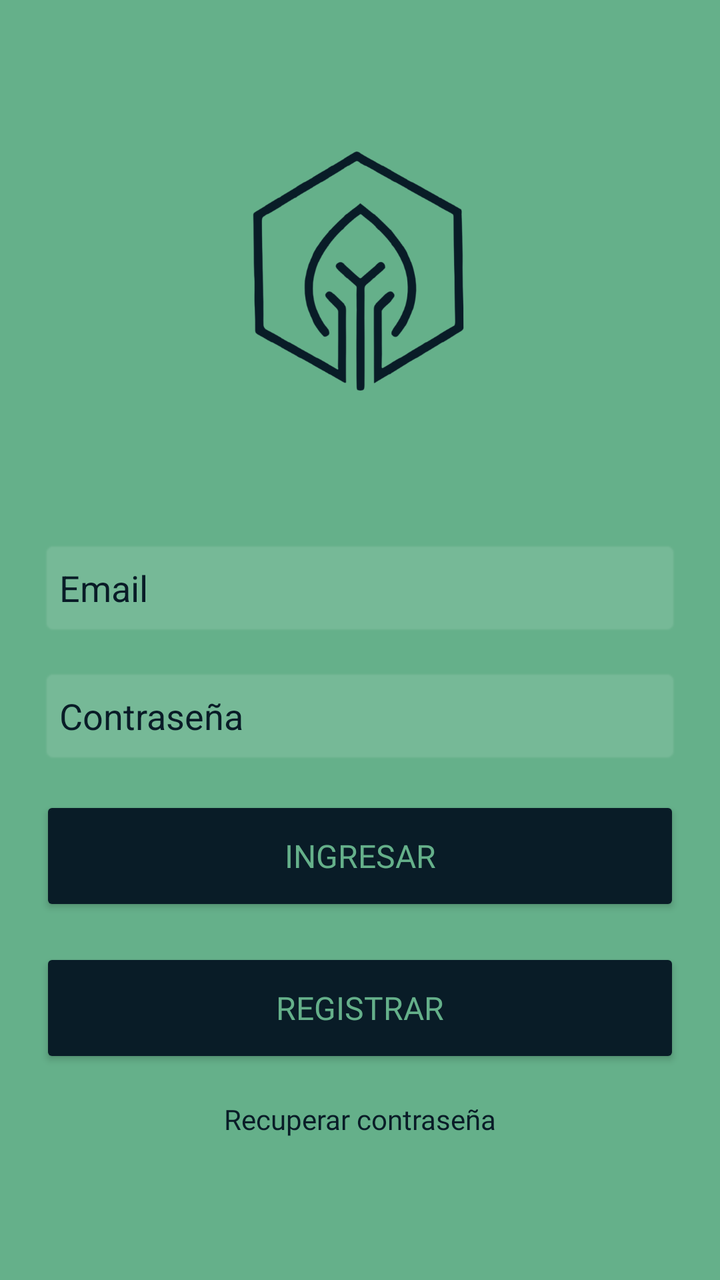
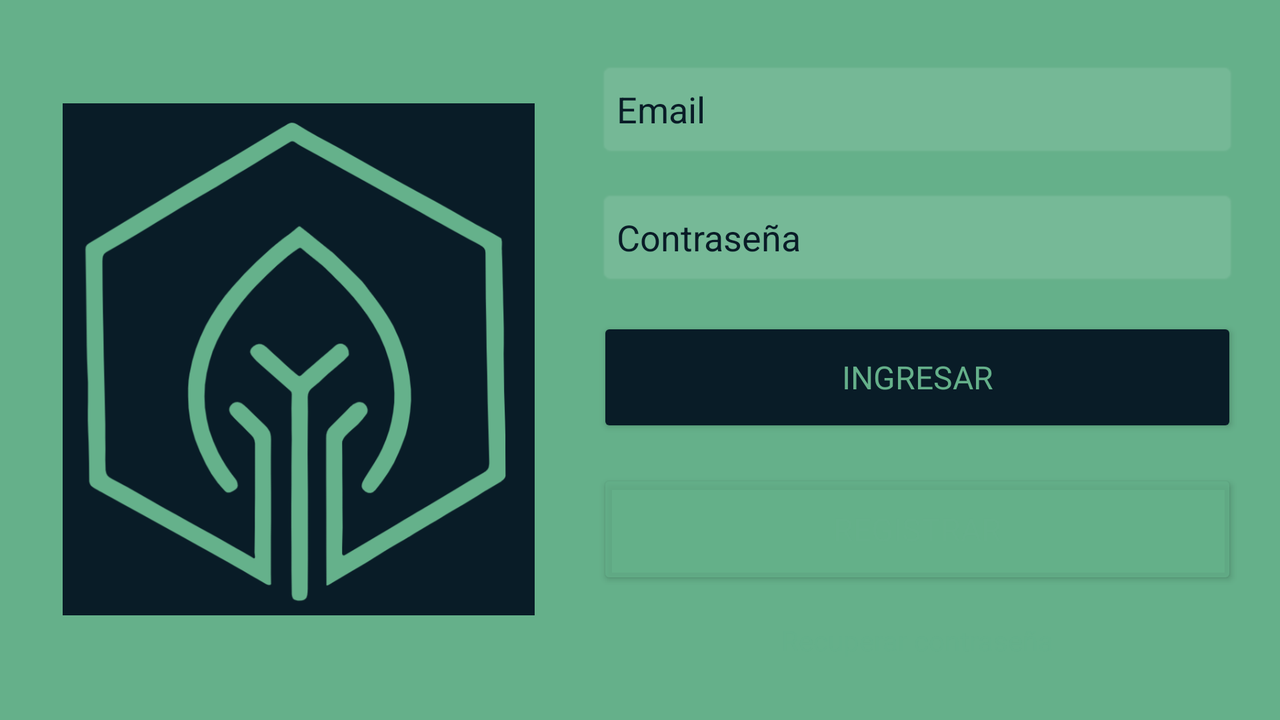

Two renders of one Android screen. The first uses the default layout on a phone; the second uses the alternative layout the repository ships for a different screen configuration, on a matching device. The two XML files are below.
<!-- AndroidManifest.xml: application theme Theme.VitaPlant -->
<!-- res/layout/activity_login.xml -->
<?xml version="1.0" encoding="utf-8"?>
<androidx.constraintlayout.widget.ConstraintLayout xmlns:android="http://schemas.android.com/apk/res/android"
    xmlns:app="http://schemas.android.com/apk/res-auto"
    xmlns:tools="http://schemas.android.com/tools"
    android:id="@+id/container"
    android:layout_width="match_parent"
    android:layout_height="match_parent"
    android:background="@color/backcolor"
    android:gravity="center"
    android:orientation="vertical"
    android:padding="@dimen/activity_vertical_margin">


    <ImageView
        android:id="@+id/logo"
        android:layout_width="128dp"
        android:layout_height="128dp"
        android:contentDescription="@string/logo_des"
        app:layout_constraintBottom_toTopOf="@+id/formContainer"
        app:layout_constraintEnd_toEndOf="parent"
        app:layout_constraintStart_toStartOf="parent"
        app:layout_constraintTop_toTopOf="parent"
        app:srcCompat="@drawable/logovitaplant_noback"
        app:tint="@color/accentcolor" />

    <LinearLayout
        android:id="@+id/formContainer"
        android:layout_width="0dp"
        android:layout_height="wrap_content"
        android:gravity="center"
        android:orientation="vertical"
        app:layout_constraintBottom_toBottomOf="parent"
        app:layout_constraintEnd_toEndOf="parent"
        app:layout_constraintStart_toStartOf="parent"
        app:layout_constraintTop_toBottomOf="@+id/logo">

        <EditText
            android:id="@+id/username"
            android:layout_width="320dp"
            android:layout_height="48dp"
            android:autofillHints="username"
            android:background="@android:drawable/editbox_background_normal"
            android:backgroundTint="#1CFFFFFF"
            android:hint="@string/prompt_email"
            android:inputType="text|textEmailAddress|textAutoComplete"
            android:selectAllOnFocus="true"
            android:textColor="@color/accentcolor"
            android:textColorHint="@color/accentcolor" />

        <EditText
            android:id="@+id/password"
            android:layout_width="320dp"
            android:layout_height="48dp"
            android:layout_marginTop="16dp"
            android:autofillHints="password"
            android:background="@android:drawable/editbox_background_normal"
            android:backgroundTint="#1CFFFFFF"
            android:hint="@string/prompt_password"
            android:imeActionLabel="@string/action_sign_in_short"
            android:imeOptions="actionDone"
            android:inputType="textPassword"
            android:selectAllOnFocus="true"
            android:textColor="@color/accentcolor"
            android:textColorHint="@color/accentcolor" />

        <Button
            android:id="@+id/btn_login"
            android:layout_width="320dp"
            android:layout_height="60dp"
            android:layout_marginTop="16dp"
            android:backgroundTint="@color/accentcolor"
            android:enabled="true"
            android:fontFamily="@font/adlam_display"
            android:text="@string/action_sign_in"
            android:textColor="@color/backcolor"
            android:textSize="16sp" />

        <Button
            android:id="@+id/btn_register"
            android:layout_width="320dp"
            android:layout_height="60dp"
            android:layout_marginTop="16dp"
            android:backgroundTint="@color/accentcolor"
            android:fontFamily="@font/adlam_display"
            android:text="@string/register"
            android:textColor="@color/backcolor"
            android:textSize="16sp" />

        nn<TextView
            android:id="@+id/textView2"
            android:layout_width="match_parent"
            android:layout_height="wrap_content"
            android:layout_marginTop="16dp"
            android:fontFamily="@font/adlam_display"
            android:text="@string/rec_pass"
            android:textAlignment="center"
            android:textColor="@color/accentcolor"
            android:textSize="14sp" />
    </LinearLayout>

</androidx.constraintlayout.widget.ConstraintLayout>
<!-- resources referenced by this layout -->
<resources>
  <color name="accentcolor">#091C27</color>
  <color name="backcolor">#65B08A</color>
  <!-- drawable logovitaplant_noback: png bitmap (drawable, 117834 bytes) -->
  <string name="action_sign_in">Ingresar</string>
  <string name="action_sign_in_short">Sign in</string>
  <string name="logo_des">Logo</string>
  <string name="prompt_email">Email</string>
  <string name="prompt_password">Contraseña</string>
  <string name="rec_pass">Recuperar contraseña</string>
  <string name="register">Registrar</string>
  <style name="Theme.VitaPlant" parent="Theme.AppCompat.Light.NoActionBar">
          
          <item name="colorPrimary">@color/backcolor</item>
          <item name="colorPrimaryVariant">@color/backcolor</item>
          <item name="colorOnPrimary">@color/white</item>
          
          <item name="colorSecondary">@color/backcolor</item>
          <item name="colorSecondaryVariant">@color/backcolor</item>
          <item name="colorOnSecondary">@color/black</item>
          
          <item name="android:statusBarColor">?attr/colorPrimaryVariant</item>
          
          <item name="android:windowBackground">@color/backcolor</item>
          <item name="android:navigationBarColor">?android:attr/windowBackground</item>
      </style>
  <color name="white">#FFFFFFFF</color>
  <color name="black">#FF000000</color>
</resources>
<!-- res/layout-land/activity_login.xml (the repository's variant of the layout above) -->
<!-- drawn on the phone turned sideways -->
<?xml version="1.0" encoding="utf-8"?>
<androidx.constraintlayout.widget.ConstraintLayout xmlns:android="http://schemas.android.com/apk/res/android"
    xmlns:app="http://schemas.android.com/apk/res-auto"
    xmlns:tools="http://schemas.android.com/tools"
    android:id="@+id/container"
    android:layout_width="match_parent"
    android:layout_height="match_parent"
    android:background="@color/backcolor"
    android:gravity="center"
    android:orientation="vertical"
    android:padding="@dimen/activity_vertical_margin">


    <ImageView
        android:id="@+id/logo"
        android:layout_width="256dp"
        android:layout_height="256dp"
        android:contentDescription="@string/logo_des"
        app:layout_constraintBottom_toBottomOf="parent"
        app:layout_constraintEnd_toStartOf="@+id/formContainer"
        app:layout_constraintStart_toStartOf="parent"
        app:layout_constraintTop_toTopOf="parent"
        app:layout_constraintVertical_bias="0.497"
        app:srcCompat="@drawable/logovitaplant" />

    <LinearLayout
        android:id="@+id/formContainer"
        android:layout_width="wrap_content"
        android:layout_height="wrap_content"
        android:gravity="center"
        android:orientation="vertical"
        app:layout_constraintBottom_toBottomOf="parent"
        app:layout_constraintEnd_toEndOf="parent"
        app:layout_constraintStart_toEndOf="@+id/logo"
        app:layout_constraintTop_toTopOf="parent">

        <EditText
            android:id="@+id/username"
            android:layout_width="320dp"
            android:layout_height="48dp"
            android:autofillHints="username"
            android:background="@android:drawable/editbox_background_normal"
            android:backgroundTint="#1BFFFFFF"
            android:hint="@string/prompt_email"
            android:inputType="text|textEmailAddress|textAutoComplete"
            android:selectAllOnFocus="true"
            android:textColor="@color/accentcolor"
            android:textColorHint="@color/accentcolor" />

        <EditText
            android:id="@+id/password"
            android:layout_width="320dp"
            android:layout_height="48dp"
            android:layout_marginTop="16dp"
            android:autofillHints="password"
            android:background="@android:drawable/editbox_background_normal"
            android:backgroundTint="#1CFFFFFF"
            android:hint="@string/prompt_password"
            android:imeActionLabel="@string/action_sign_in_short"
            android:imeOptions="actionDone"
            android:inputType="textPassword"
            android:selectAllOnFocus="true"
            android:textColor="@color/accentcolor"
            android:textColorHint="@color/accentcolor" />

        <Button
            android:id="@+id/btn_login"
            android:layout_width="320dp"
            android:layout_height="60dp"
            android:layout_marginTop="16dp"
            android:backgroundTint="@color/accentcolor"
            android:enabled="true"
            android:fontFamily="@font/adlam_display"
            android:text="@string/action_sign_in"
            android:textColor="@color/backcolor"
            android:textSize="16sp" />

        <Button
            android:id="@+id/btn_register"
            android:layout_width="320dp"
            android:layout_height="60dp"
            android:layout_marginTop="16dp"
            android:backgroundTint="#C764B08A"
            android:fontFamily="@font/adlam_display"
            android:text="@string/register"
            android:textColor="@color/backcolor"
            android:textSize="16sp" />

        <TextView
            android:id="@+id/textView2"
            android:layout_width="match_parent"
            android:layout_height="wrap_content"
            android:layout_marginTop="16dp"
            android:fontFamily="@font/adlam_display"
            android:text="@string/rec_pass"
            android:textAlignment="center"
            android:textColor="#C764B08A"
            android:textSize="14sp" />
    </LinearLayout>

</androidx.constraintlayout.widget.ConstraintLayout>
<!-- resources referenced by the variant -->
<!-- as the phone turned sideways resolves them -->
<resources>
  <color name="accentcolor">#091C27</color>
  <color name="backcolor">#65B08A</color>
  <!-- drawable logovitaplant: png bitmap (drawable, 63201 bytes) -->
  <string name="action_sign_in">Ingresar</string>
  <string name="action_sign_in_short">Sign in</string>
  <string name="logo_des">Logo</string>
  <string name="prompt_email">Email</string>
  <string name="prompt_password">Contraseña</string>
  <string name="rec_pass">Recuperar contraseña</string>
  <string name="register">Registrar</string>
  <style name="Theme.VitaPlant" parent="Theme.AppCompat.Light.NoActionBar">
          
          <item name="colorPrimary">@color/backcolor</item>
          <item name="colorPrimaryVariant">@color/backcolor</item>
          <item name="colorOnPrimary">@color/white</item>
          
          <item name="colorSecondary">@color/backcolor</item>
          <item name="colorSecondaryVariant">@color/backcolor</item>
          <item name="colorOnSecondary">@color/black</item>
          
          <item name="android:statusBarColor">?attr/colorPrimaryVariant</item>
          
          <item name="android:windowBackground">@color/backcolor</item>
          <item name="android:navigationBarColor">?android:attr/windowBackground</item>
      </style>
  <color name="white">#FFFFFFFF</color>
  <color name="black">#FF000000</color>
</resources>
